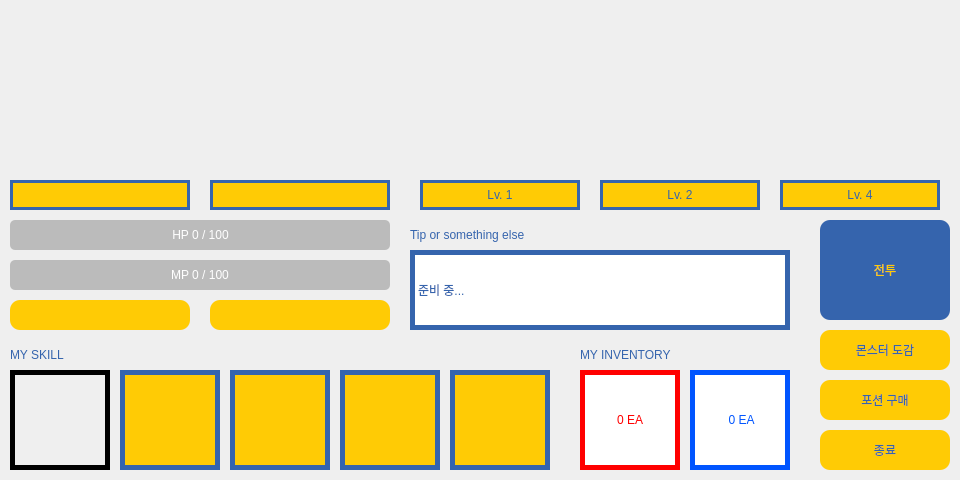
<?xml version="1.0" encoding="UTF-8"?>
<ui version="4.0">
 <class>MainWindow</class>
 <widget class="QMainWindow" name="MainWindow">
  <property name="geometry">
   <rect>
    <x>0</x>
    <y>0</y>
    <width>960</width>
    <height>480</height>
   </rect>
  </property>
  <property name="minimumSize">
   <size>
    <width>960</width>
    <height>480</height>
   </size>
  </property>
  <property name="maximumSize">
   <size>
    <width>960</width>
    <height>480</height>
   </size>
  </property>
  <property name="windowTitle">
   <string>Pokemon</string>
  </property>
  <property name="windowIcon">
   <iconset>
    <normaloff>icon/icon_pokemon96.png</normaloff>icon/icon_pokemon96.png</iconset>
  </property>
  <widget class="QWidget" name="centralwidget">
   <widget class="QProgressBar" name="progressBar_mp">
    <property name="geometry">
     <rect>
      <x>10</x>
      <y>260</y>
      <width>380</width>
      <height>30</height>
     </rect>
    </property>
    <property name="styleSheet">
     <string notr="true">QProgressBar{
	background-color: rgb(187, 187, 187);
	color: rgb(255, 255, 255);
	border-radius: 5px;
	border-style: none;
}
QProgressBar::chunk{
	background-color: rgb(0, 85, 255);
	margin: 3px;
	border-radius: 5px;
}</string>
    </property>
    <property name="value">
     <number>0</number>
    </property>
    <property name="alignment">
     <set>Qt::AlignCenter</set>
    </property>
    <property name="textVisible">
     <bool>true</bool>
    </property>
    <property name="format">
     <string>MP %p / 100</string>
    </property>
   </widget>
   <widget class="QLabel" name="label_player_name">
    <property name="geometry">
     <rect>
      <x>10</x>
      <y>180</y>
      <width>180</width>
      <height>30</height>
     </rect>
    </property>
    <property name="styleSheet">
     <string notr="true">QLabel{
	background-color: rgb(255, 203, 5);
	color: rgb(53, 100, 173);
	border-color: rgb(53, 100, 173);
	font: 10pt &quot;휴먼매직체&quot;;
}</string>
    </property>
    <property name="frameShape">
     <enum>QFrame::Panel</enum>
    </property>
    <property name="lineWidth">
     <number>3</number>
    </property>
    <property name="text">
     <string/>
    </property>
    <property name="alignment">
     <set>Qt::AlignCenter</set>
    </property>
   </widget>
   <widget class="QLabel" name="label_player_image">
    <property name="geometry">
     <rect>
      <x>10</x>
      <y>10</y>
      <width>180</width>
      <height>180</height>
     </rect>
    </property>
    <property name="styleSheet">
     <string notr="true"/>
    </property>
    <property name="text">
     <string/>
    </property>
    <property name="alignment">
     <set>Qt::AlignCenter</set>
    </property>
   </widget>
   <widget class="QProgressBar" name="progressBar_hp">
    <property name="geometry">
     <rect>
      <x>10</x>
      <y>220</y>
      <width>380</width>
      <height>30</height>
     </rect>
    </property>
    <property name="styleSheet">
     <string notr="true">QProgressBar{
	background-color: rgb(187, 187, 187);
	color: rgb(255, 255, 255);
	border-radius: 5px;
	border-style: none;
}
QProgressBar::chunk{
	
	background-color: rgb(255, 0, 0);
	margin: 3px;
	border-radius: 5px;
}</string>
    </property>
    <property name="maximum">
     <number>100</number>
    </property>
    <property name="value">
     <number>0</number>
    </property>
    <property name="alignment">
     <set>Qt::AlignCenter</set>
    </property>
    <property name="textVisible">
     <bool>true</bool>
    </property>
    <property name="invertedAppearance">
     <bool>false</bool>
    </property>
    <property name="format">
     <string>HP %p / 100</string>
    </property>
   </widget>
   <widget class="QLabel" name="label_mypokemon">
    <property name="geometry">
     <rect>
      <x>210</x>
      <y>10</y>
      <width>180</width>
      <height>180</height>
     </rect>
    </property>
    <property name="styleSheet">
     <string notr="true"/>
    </property>
    <property name="text">
     <string/>
    </property>
    <property name="alignment">
     <set>Qt::AlignCenter</set>
    </property>
   </widget>
   <widget class="QLabel" name="label_game_money">
    <property name="geometry">
     <rect>
      <x>210</x>
      <y>300</y>
      <width>180</width>
      <height>30</height>
     </rect>
    </property>
    <property name="styleSheet">
     <string notr="true">QLabel{
	background-color: rgb(255, 203, 5);
	color: rgb(53, 100, 173);
	border-color: rgb(53, 100, 173);
	border-radius: 10px;
	font: 12pt &quot;휴먼매직체&quot;;
} </string>
    </property>
    <property name="frameShape">
     <enum>QFrame::NoFrame</enum>
    </property>
    <property name="lineWidth">
     <number>1</number>
    </property>
    <property name="text">
     <string/>
    </property>
    <property name="alignment">
     <set>Qt::AlignRight|Qt::AlignTrailing|Qt::AlignVCenter</set>
    </property>
   </widget>
   <widget class="QPushButton" name="pushButton_buypotion">
    <property name="geometry">
     <rect>
      <x>820</x>
      <y>380</y>
      <width>130</width>
      <height>40</height>
     </rect>
    </property>
    <property name="styleSheet">
     <string notr="true">QPushButton{
	background-color: rgb(255, 203, 5);
	color: rgb(53, 100, 173);
	border-radius: 10px;
	font: 12pt &quot;휴먼매직체&quot;;
}
QPushButton:hover{
	color: rgb(0, 0, 255);
	background-color: rgb(255, 255, 127);
}</string>
    </property>
    <property name="text">
     <string>포션 구매</string>
    </property>
   </widget>
   <widget class="QLabel" name="label_skill">
    <property name="geometry">
     <rect>
      <x>10</x>
      <y>340</y>
      <width>100</width>
      <height>30</height>
     </rect>
    </property>
    <property name="styleSheet">
     <string notr="true">QLabel{
	color: rgb(53, 100, 173);
	font: 14pt &quot;휴먼매직체&quot;;
} </string>
    </property>
    <property name="frameShape">
     <enum>QFrame::NoFrame</enum>
    </property>
    <property name="lineWidth">
     <number>5</number>
    </property>
    <property name="text">
     <string>MY SKILL </string>
    </property>
   </widget>
   <widget class="QLabel" name="label_inventory">
    <property name="geometry">
     <rect>
      <x>580</x>
      <y>340</y>
      <width>160</width>
      <height>30</height>
     </rect>
    </property>
    <property name="styleSheet">
     <string notr="true">QLabel{
	color: rgb(53, 100, 173);
	font: 14pt &quot;휴먼매직체&quot;;
} </string>
    </property>
    <property name="frameShape">
     <enum>QFrame::NoFrame</enum>
    </property>
    <property name="lineWidth">
     <number>5</number>
    </property>
    <property name="text">
     <string>MY INVENTORY</string>
    </property>
   </widget>
   <widget class="QLabel" name="label_pokemon_name">
    <property name="geometry">
     <rect>
      <x>210</x>
      <y>180</y>
      <width>180</width>
      <height>30</height>
     </rect>
    </property>
    <property name="styleSheet">
     <string notr="true">QLabel{
	background-color: rgb(255, 203, 5);
	color: rgb(53, 100, 173);
	border-color: rgb(53, 100, 173);
	font: 10pt &quot;휴먼매직체&quot;;
}</string>
    </property>
    <property name="frameShape">
     <enum>QFrame::Panel</enum>
    </property>
    <property name="lineWidth">
     <number>3</number>
    </property>
    <property name="text">
     <string/>
    </property>
    <property name="alignment">
     <set>Qt::AlignCenter</set>
    </property>
   </widget>
   <widget class="QLabel" name="label_skill1">
    <property name="geometry">
     <rect>
      <x>10</x>
      <y>370</y>
      <width>100</width>
      <height>100</height>
     </rect>
    </property>
    <property name="minimumSize">
     <size>
      <width>0</width>
      <height>80</height>
     </size>
    </property>
    <property name="maximumSize">
     <size>
      <width>16777215</width>
      <height>16777215</height>
     </size>
    </property>
    <property name="styleSheet">
     <string notr="true"/>
    </property>
    <property name="frameShape">
     <enum>QFrame::Panel</enum>
    </property>
    <property name="lineWidth">
     <number>5</number>
    </property>
    <property name="text">
     <string/>
    </property>
    <property name="alignment">
     <set>Qt::AlignCenter</set>
    </property>
   </widget>
   <widget class="QLabel" name="label_skill3">
    <property name="geometry">
     <rect>
      <x>230</x>
      <y>370</y>
      <width>100</width>
      <height>100</height>
     </rect>
    </property>
    <property name="minimumSize">
     <size>
      <width>0</width>
      <height>80</height>
     </size>
    </property>
    <property name="maximumSize">
     <size>
      <width>16777215</width>
      <height>16777215</height>
     </size>
    </property>
    <property name="styleSheet">
     <string notr="true">QLabel{
	background-color: rgb(255, 203, 5);
	color: rgb(53, 100, 173);
	border-color: rgb(53, 100, 173);
	font: 10pt &quot;휴먼매직체&quot;;
} </string>
    </property>
    <property name="frameShape">
     <enum>QFrame::Panel</enum>
    </property>
    <property name="lineWidth">
     <number>5</number>
    </property>
    <property name="text">
     <string/>
    </property>
    <property name="alignment">
     <set>Qt::AlignCenter</set>
    </property>
   </widget>
   <widget class="QLabel" name="label_skill4">
    <property name="geometry">
     <rect>
      <x>340</x>
      <y>370</y>
      <width>100</width>
      <height>100</height>
     </rect>
    </property>
    <property name="minimumSize">
     <size>
      <width>0</width>
      <height>80</height>
     </size>
    </property>
    <property name="maximumSize">
     <size>
      <width>16777215</width>
      <height>16777215</height>
     </size>
    </property>
    <property name="styleSheet">
     <string notr="true">QLabel{
	background-color: rgb(255, 203, 5);
	color: rgb(53, 100, 173);
	border-color: rgb(53, 100, 173);
	font: 10pt &quot;휴먼매직체&quot;;
} </string>
    </property>
    <property name="frameShape">
     <enum>QFrame::Panel</enum>
    </property>
    <property name="lineWidth">
     <number>5</number>
    </property>
    <property name="text">
     <string/>
    </property>
    <property name="alignment">
     <set>Qt::AlignCenter</set>
    </property>
   </widget>
   <widget class="QLabel" name="label_skill5">
    <property name="geometry">
     <rect>
      <x>450</x>
      <y>370</y>
      <width>100</width>
      <height>100</height>
     </rect>
    </property>
    <property name="minimumSize">
     <size>
      <width>0</width>
      <height>80</height>
     </size>
    </property>
    <property name="maximumSize">
     <size>
      <width>16777215</width>
      <height>16777215</height>
     </size>
    </property>
    <property name="styleSheet">
     <string notr="true">QLabel{
	background-color: rgb(255, 203, 5);
	color: rgb(53, 100, 173);
	border-color: rgb(53, 100, 173);
	font: 10pt &quot;휴먼매직체&quot;;
} </string>
    </property>
    <property name="frameShape">
     <enum>QFrame::Panel</enum>
    </property>
    <property name="lineWidth">
     <number>5</number>
    </property>
    <property name="text">
     <string/>
    </property>
    <property name="alignment">
     <set>Qt::AlignCenter</set>
    </property>
   </widget>
   <widget class="QLabel" name="label_hp">
    <property name="geometry">
     <rect>
      <x>580</x>
      <y>370</y>
      <width>100</width>
      <height>100</height>
     </rect>
    </property>
    <property name="minimumSize">
     <size>
      <width>0</width>
      <height>80</height>
     </size>
    </property>
    <property name="styleSheet">
     <string notr="true">QLabel{
	background-color: rgb(255, 255, 255);
	color: rgb(255, 0, 0);
	font: 18pt &quot;휴먼매직체&quot;;
} </string>
    </property>
    <property name="frameShape">
     <enum>QFrame::Panel</enum>
    </property>
    <property name="lineWidth">
     <number>5</number>
    </property>
    <property name="text">
     <string>0 EA</string>
    </property>
    <property name="alignment">
     <set>Qt::AlignCenter</set>
    </property>
   </widget>
   <widget class="QLabel" name="label_skill2">
    <property name="geometry">
     <rect>
      <x>120</x>
      <y>370</y>
      <width>100</width>
      <height>100</height>
     </rect>
    </property>
    <property name="sizePolicy">
     <sizepolicy hsizetype="Preferred" vsizetype="Preferred">
      <horstretch>0</horstretch>
      <verstretch>0</verstretch>
     </sizepolicy>
    </property>
    <property name="minimumSize">
     <size>
      <width>0</width>
      <height>80</height>
     </size>
    </property>
    <property name="maximumSize">
     <size>
      <width>16777215</width>
      <height>16777215</height>
     </size>
    </property>
    <property name="styleSheet">
     <string notr="true">QLabel{
	background-color: rgb(255, 203, 5);
	color: rgb(53, 100, 173);
	border-color: rgb(53, 100, 173);
	font: 10pt &quot;휴먼매직체&quot;;
}</string>
    </property>
    <property name="frameShape">
     <enum>QFrame::Panel</enum>
    </property>
    <property name="lineWidth">
     <number>5</number>
    </property>
    <property name="text">
     <string/>
    </property>
    <property name="alignment">
     <set>Qt::AlignCenter</set>
    </property>
   </widget>
   <widget class="QLabel" name="label_mp">
    <property name="geometry">
     <rect>
      <x>690</x>
      <y>370</y>
      <width>100</width>
      <height>100</height>
     </rect>
    </property>
    <property name="minimumSize">
     <size>
      <width>0</width>
      <height>80</height>
     </size>
    </property>
    <property name="styleSheet">
     <string notr="true">QLabel{
	
	background-color: rgb(255, 255, 255);
	color: rgb(0, 85, 255);
	font: 18pt &quot;휴먼매직체&quot;;
} </string>
    </property>
    <property name="frameShape">
     <enum>QFrame::Panel</enum>
    </property>
    <property name="lineWidth">
     <number>5</number>
    </property>
    <property name="text">
     <string> 0 EA</string>
    </property>
    <property name="alignment">
     <set>Qt::AlignCenter</set>
    </property>
   </widget>
   <widget class="QPushButton" name="pushButton_fight">
    <property name="geometry">
     <rect>
      <x>820</x>
      <y>220</y>
      <width>130</width>
      <height>100</height>
     </rect>
    </property>
    <property name="minimumSize">
     <size>
      <width>0</width>
      <height>80</height>
     </size>
    </property>
    <property name="styleSheet">
     <string notr="true">QPushButton{
	background-color: rgb(53, 100, 173);
	color: rgb(255, 203, 5);
	border-color: rgb(53, 100, 173);
	border-radius: 10px;
	font: 24pt &quot;휴먼매직체&quot;;
}
QPushButton:hover{
	color: rgb(255, 255, 127);
	background-color: rgb(0, 0, 255);
}
</string>
    </property>
    <property name="text">
     <string>전투</string>
    </property>
   </widget>
   <widget class="QLabel" name="label_pokemon1">
    <property name="geometry">
     <rect>
      <x>410</x>
      <y>10</y>
      <width>180</width>
      <height>180</height>
     </rect>
    </property>
    <property name="styleSheet">
     <string notr="true"/>
    </property>
    <property name="text">
     <string/>
    </property>
    <property name="alignment">
     <set>Qt::AlignCenter</set>
    </property>
   </widget>
   <widget class="QLabel" name="label_pokemon2">
    <property name="geometry">
     <rect>
      <x>590</x>
      <y>10</y>
      <width>180</width>
      <height>180</height>
     </rect>
    </property>
    <property name="styleSheet">
     <string notr="true"/>
    </property>
    <property name="text">
     <string/>
    </property>
    <property name="alignment">
     <set>Qt::AlignCenter</set>
    </property>
   </widget>
   <widget class="QLabel" name="label_pokemon3">
    <property name="geometry">
     <rect>
      <x>770</x>
      <y>10</y>
      <width>180</width>
      <height>180</height>
     </rect>
    </property>
    <property name="styleSheet">
     <string notr="true"/>
    </property>
    <property name="text">
     <string/>
    </property>
    <property name="alignment">
     <set>Qt::AlignCenter</set>
    </property>
   </widget>
   <widget class="QLabel" name="label_name1">
    <property name="geometry">
     <rect>
      <x>420</x>
      <y>180</y>
      <width>160</width>
      <height>30</height>
     </rect>
    </property>
    <property name="styleSheet">
     <string notr="true">QLabel{
	background-color: rgb(255, 203, 5);
	color: rgb(53, 100, 173);
	border-color: rgb(53, 100, 173);
	font: 10pt &quot;휴먼매직체&quot;;
}</string>
    </property>
    <property name="frameShape">
     <enum>QFrame::Panel</enum>
    </property>
    <property name="lineWidth">
     <number>3</number>
    </property>
    <property name="text">
     <string>Lv. 1</string>
    </property>
    <property name="alignment">
     <set>Qt::AlignCenter</set>
    </property>
   </widget>
   <widget class="QLabel" name="label_name2">
    <property name="geometry">
     <rect>
      <x>600</x>
      <y>180</y>
      <width>160</width>
      <height>30</height>
     </rect>
    </property>
    <property name="styleSheet">
     <string notr="true">QLabel{
	background-color: rgb(255, 203, 5);
	color: rgb(53, 100, 173);
	border-color: rgb(53, 100, 173);
	font: 10pt &quot;휴먼매직체&quot;;
}</string>
    </property>
    <property name="frameShape">
     <enum>QFrame::Panel</enum>
    </property>
    <property name="lineWidth">
     <number>3</number>
    </property>
    <property name="text">
     <string>Lv. 2</string>
    </property>
    <property name="alignment">
     <set>Qt::AlignCenter</set>
    </property>
   </widget>
   <widget class="QLabel" name="label_name3">
    <property name="geometry">
     <rect>
      <x>780</x>
      <y>180</y>
      <width>160</width>
      <height>30</height>
     </rect>
    </property>
    <property name="styleSheet">
     <string notr="true">QLabel{
	background-color: rgb(255, 203, 5);
	color: rgb(53, 100, 173);
	border-color: rgb(53, 100, 173);
	font: 10pt &quot;휴먼매직체&quot;;
}</string>
    </property>
    <property name="frameShape">
     <enum>QFrame::Panel</enum>
    </property>
    <property name="lineWidth">
     <number>3</number>
    </property>
    <property name="text">
     <string>Lv. 4</string>
    </property>
    <property name="alignment">
     <set>Qt::AlignCenter</set>
    </property>
   </widget>
   <widget class="QLabel" name="label_textboxtitle">
    <property name="geometry">
     <rect>
      <x>410</x>
      <y>220</y>
      <width>380</width>
      <height>30</height>
     </rect>
    </property>
    <property name="styleSheet">
     <string notr="true">QLabel{
	color: rgb(53, 100, 173);
	font: 14pt &quot;휴먼매직체&quot;;
} </string>
    </property>
    <property name="text">
     <string>Tip or something else</string>
    </property>
   </widget>
   <widget class="QPushButton" name="pushButton_esc">
    <property name="geometry">
     <rect>
      <x>820</x>
      <y>430</y>
      <width>130</width>
      <height>40</height>
     </rect>
    </property>
    <property name="styleSheet">
     <string notr="true">QPushButton{
	background-color: rgb(255, 203, 5);
	color: rgb(53, 100, 173);
	border-color: rgb(53, 100, 173);
	border-radius: 10px;
	font: 12pt &quot;휴먼매직체&quot;;
}</string>
    </property>
    <property name="text">
     <string>종료</string>
    </property>
   </widget>
   <widget class="QLabel" name="label_ex">
    <property name="geometry">
     <rect>
      <x>10</x>
      <y>300</y>
      <width>180</width>
      <height>30</height>
     </rect>
    </property>
    <property name="styleSheet">
     <string notr="true">QLabel{
	background-color: rgb(255, 203, 5);
	color: rgb(53, 100, 173);
	border-color: rgb(53, 100, 173);
	border-radius: 10px;
	font: 12pt &quot;휴먼매직체&quot;;
} </string>
    </property>
    <property name="frameShape">
     <enum>QFrame::NoFrame</enum>
    </property>
    <property name="lineWidth">
     <number>1</number>
    </property>
    <property name="text">
     <string/>
    </property>
    <property name="alignment">
     <set>Qt::AlignCenter</set>
    </property>
   </widget>
   <widget class="QPushButton" name="pushButton_book">
    <property name="geometry">
     <rect>
      <x>820</x>
      <y>330</y>
      <width>130</width>
      <height>40</height>
     </rect>
    </property>
    <property name="styleSheet">
     <string notr="true">QPushButton{
	background-color: rgb(255, 203, 5);
	color: rgb(53, 100, 173);
	border-radius: 10px;
	font: 12pt &quot;휴먼매직체&quot;;
}
QPushButton:hover{
	color: rgb(0, 0, 255);
	background-color: rgb(255, 255, 127);
}</string>
    </property>
    <property name="text">
     <string>몬스터 도감</string>
    </property>
   </widget>
   <widget class="QLabel" name="label">
    <property name="geometry">
     <rect>
      <x>410</x>
      <y>250</y>
      <width>380</width>
      <height>80</height>
     </rect>
    </property>
    <property name="styleSheet">
     <string notr="true">background-color: rgb(255, 255, 255);
font: 9pt &quot;휴먼매직체&quot;;
color: rgb(53, 100, 173);</string>
    </property>
    <property name="frameShape">
     <enum>QFrame::Panel</enum>
    </property>
    <property name="lineWidth">
     <number>5</number>
    </property>
    <property name="text">
     <string>준비 중...</string>
    </property>
   </widget>
   <zorder>progressBar_mp</zorder>
   <zorder>label_player_image</zorder>
   <zorder>progressBar_hp</zorder>
   <zorder>label_mypokemon</zorder>
   <zorder>label_game_money</zorder>
   <zorder>pushButton_buypotion</zorder>
   <zorder>label_skill</zorder>
   <zorder>label_inventory</zorder>
   <zorder>label_pokemon_name</zorder>
   <zorder>label_skill1</zorder>
   <zorder>label_skill3</zorder>
   <zorder>label_skill4</zorder>
   <zorder>label_skill5</zorder>
   <zorder>label_hp</zorder>
   <zorder>label_skill2</zorder>
   <zorder>label_mp</zorder>
   <zorder>label_pokemon1</zorder>
   <zorder>label_pokemon2</zorder>
   <zorder>label_pokemon3</zorder>
   <zorder>label_name1</zorder>
   <zorder>label_name2</zorder>
   <zorder>label_name3</zorder>
   <zorder>label_textboxtitle</zorder>
   <zorder>pushButton_esc</zorder>
   <zorder>label_player_name</zorder>
   <zorder>pushButton_fight</zorder>
   <zorder>label_ex</zorder>
   <zorder>pushButton_book</zorder>
   <zorder>label</zorder>
  </widget>
 </widget>
 <resources/>
 <connections/>
</ui>
